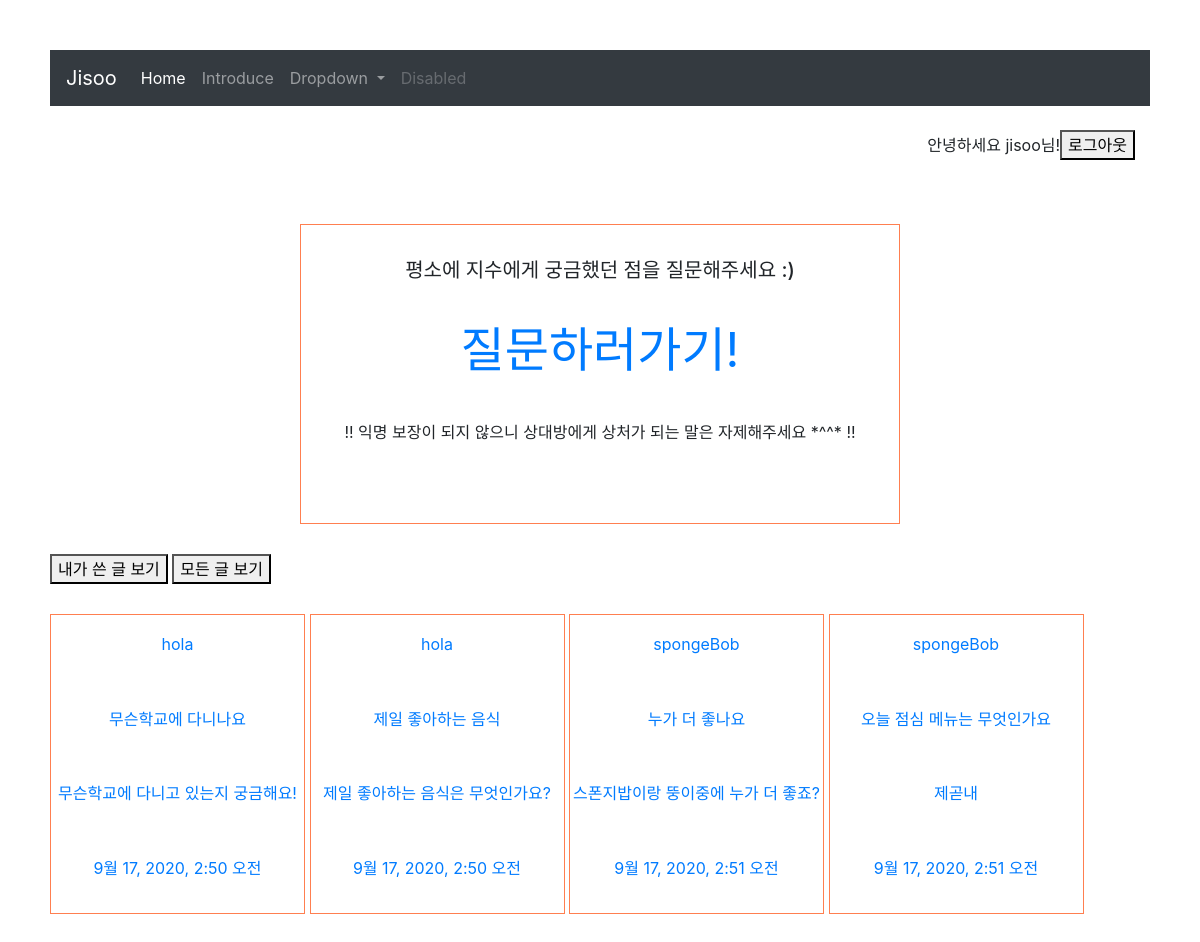
The app's page / (signed in) with its own data.
### myapp/models.py (models this page shows, shortened)
class Blog(models.Model):
    title = models.CharField(max_length = 200)
    content = models.TextField()
    updated_at = models.DateTimeField(auto_now = True)
    author = models.ForeignKey(User, on_delete = models.CASCADE, null = True)

### myapp/views.py (the view)
# urls.py: path('', views.main, name = "main"),
def main(request):
    blogs = Blog.objects.all()
    return render(request, 'main.html', {'blogs':blogs})

### myapp/templates/main.html (shortened to what this page needs)
{% load static %}
<link rel="stylesheet" href="https://stackpath.bootstrapcdn.com/bootstrap/4.5.2/css/bootstrap.min.css"
>
<!DOCTYPE html>
<html lang="en">
<head>
    <link rel="stylesheet" type="text/css" href="{% static 'css/main.css' %}">
</head>
<nav class="navbar navbar-expand-lg navbar-dark bg-dark">
    <a class="navbar-brand" href="#">Jisoo</a>
    <div class="collapse navbar-collapse" id="navbarSupportedContent">
        <ul class="navbar-nav mr-auto">
            <li class="nav-item active">
                <a class="nav-link" href="{% url 'main' %}">Home <span class="sr-only">(current)</span></a>
            </li>
            <li class="nav-item">
                <a class="nav-link" href="{% url 'intro' %}">Introduce</a>
            </li>
            <li class="nav-item dropdown">
                <a class="nav-link dropdown-toggle" href="#" id="navbarDropdown" role="button" data-toggle="dropdown"
                    aria-haspopup="true" aria-expanded="false">
                    Dropdown
                </a>
            </li>
            <li class="nav-item">
                <a class="nav-link disabled" href="#" tabindex="-1" aria-disabled="true">Disabled</a>
            </li>
        </ul>
    </div>
</nav>
<br>
<body>
    <div class = "container">
        <p class = "float-right" >
    {% if user.is_authenticated %}
    안녕하세요 {{user}}님!
    <br>
    <a href = "{% url 'logout' %}">
        <button> 로그아웃</button>
    </a>
    {% endif %}
</div>
<br>
<br>
    <div class ="make_Blog">
        <h5>평소에 지수에게 궁금했던 점을 질문해주세요 :)</h5><br>
        <a href = "{% url 'create' %}">
            <div class = "plus_btn">
                질문하러가기!
            </div>
        </a>
        <p> !! 익명 보장이 되지 않으니 상대방에게 상처가 되는 말은 자제해주세요 *^^* !! </p>
    </div>
    {% if user.is_authenticated %}
    <a href = "{% url 'my_index' %}">
        <button> 내가 쓴 글 보기 </button>
    </a>
    <a href = "{% url 'main' %}">
        <button> 모든 글 보기 </button>
    </a>
    {% endif %}
    <br>
    {% for blog in blogs %}
    <a href = "{% url 'detail' blog.id %}">
        <div class = "all_Blog">
            <p> {{blog.author}}</p>
            <p> {{blog.title}}</p>
            <p> {{blog.content}}</p>
            <p> {{blog.updated_at}}</p>
        </div>
    </a>
{% endfor %}
</body>
</html>

### myapp/static/css/main.css (style rules this page uses)
body { margin:0; padding:50px; }
.make_Blog { position: relative; margin: 50px auto; width:300px; padding: 33px 25px 29px; width : 600px; height : 300px; border : 1px solid coral; display : flex; flex-direction : column; align-items : center; margin-bottom : 30px; margin-top : 30px; align : center; }
.all_Blog { width : 255px; height : 300px; border : 1px solid coral; display : flex; flex-direction : column; align-items : center; margin-bottom : 30px; margin-top : 30px; display : inline-flex;ㄴ text-align: center; }
.plus_btn { flex : 1; display : flex; align-items : center ; font-size : 3rem; }
p { flex:1; display : flex; align-items : center ; }
a { text-decoration: none; }

### records on screen
Blog: author "hola", title "무슨학교에 다니나요", content "무슨학교에 다니고 있는지 궁금해요!", updated_at "9월 17, 2020, 2:50 오전"
Blog: author "hola", title "제일 좋아하는 음식", content "제일 좋아하는 음식은 무엇인가요?", updated_at "9월 17, 2020, 2:50 오전"
Blog: author "spongeBob", title "누가 더 좋나요", content "스폰지밥이랑 뚱이중에 누가 더 좋죠?", updated_at "9월 17, 2020, 2:51 오전"
Blog: author "spongeBob", title "오늘 점심 메뉴는 무엇인가요", content "제곧내", updated_at "9월 17, 2020, 2:51 오전"

### other values on screen
{{ user }} "jisoo"
